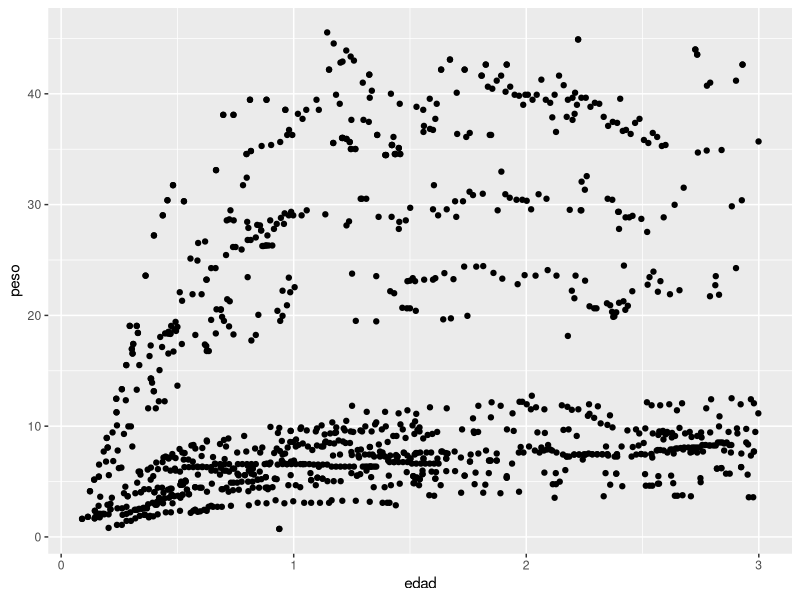
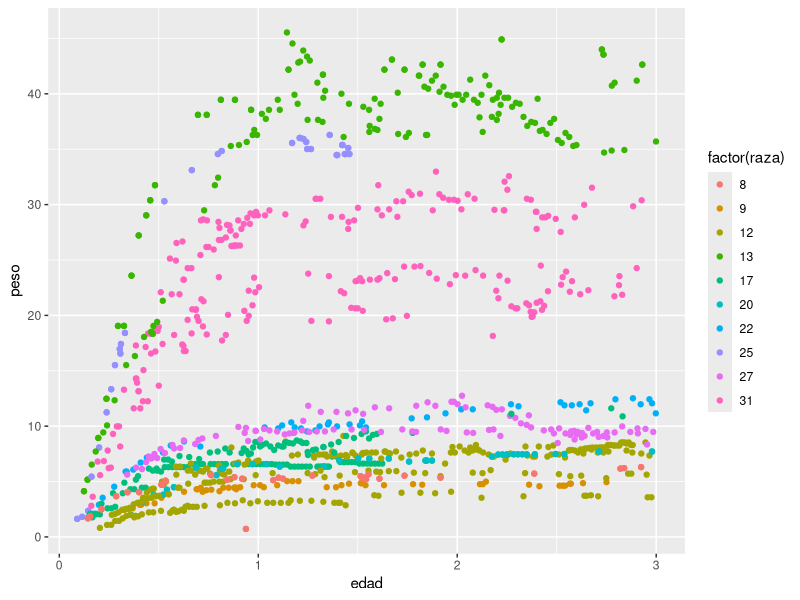
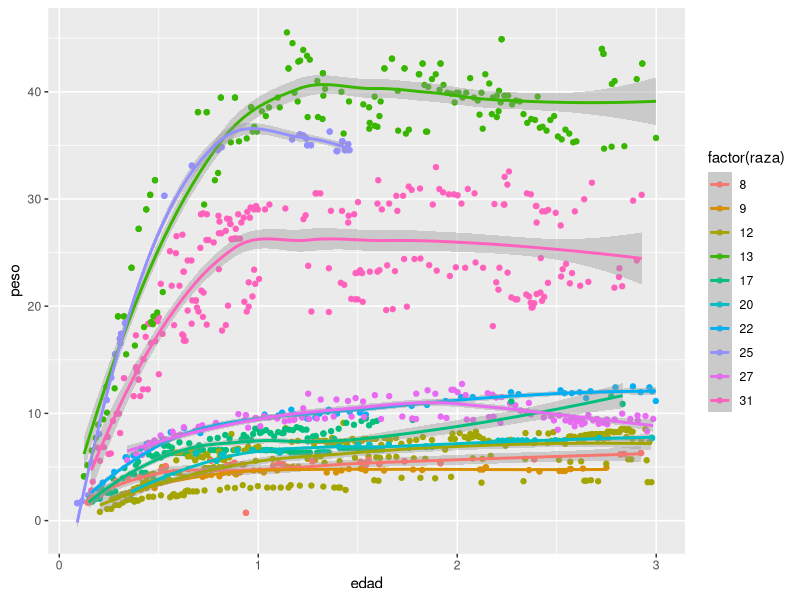
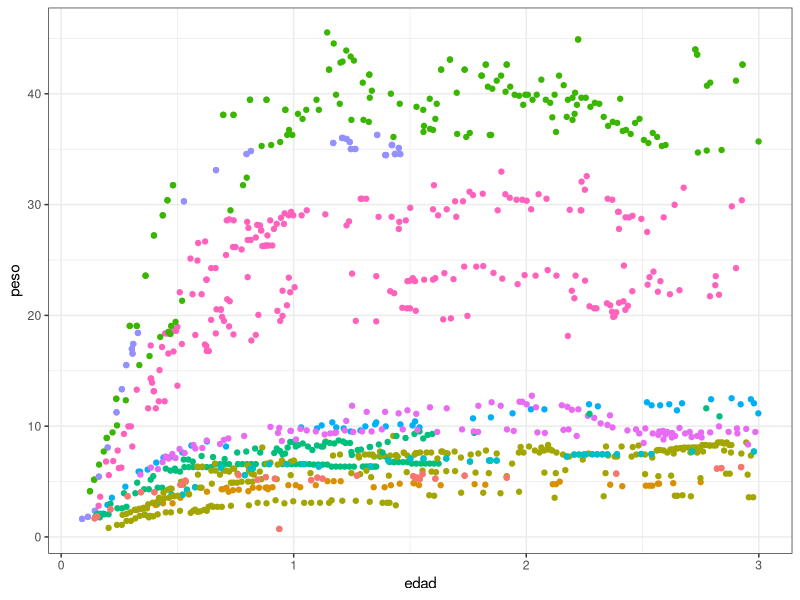
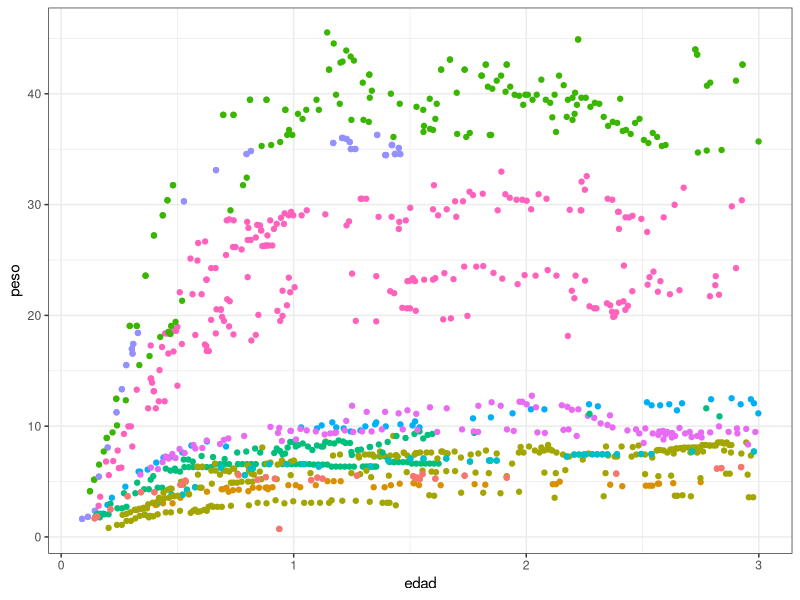

Recreate these plots in R, in order.
library(ggplot2)
library(readr)

canes <- read.csv("datos/crecimiento_canes.csv")

ggplot(canes)+
  geom_point(aes(edad,peso))


ggplot(canes)+
  geom_point(aes(edad,peso,color=factor(raza)))

ggplot(canes)+
  geom_point(aes(edad,peso,color=factor(raza)))+
  geom_smooth(aes(edad,peso,color=factor(raza)))

summary(lm(peso~edad+raza,data=canes))



ggplot(canes)+
  geom_point(aes(edad,peso,color=factor(raza)))+
  scale_color_discrete(guide="none")+
  theme_bw()

ggsave("figuras/peso_razas.png")
